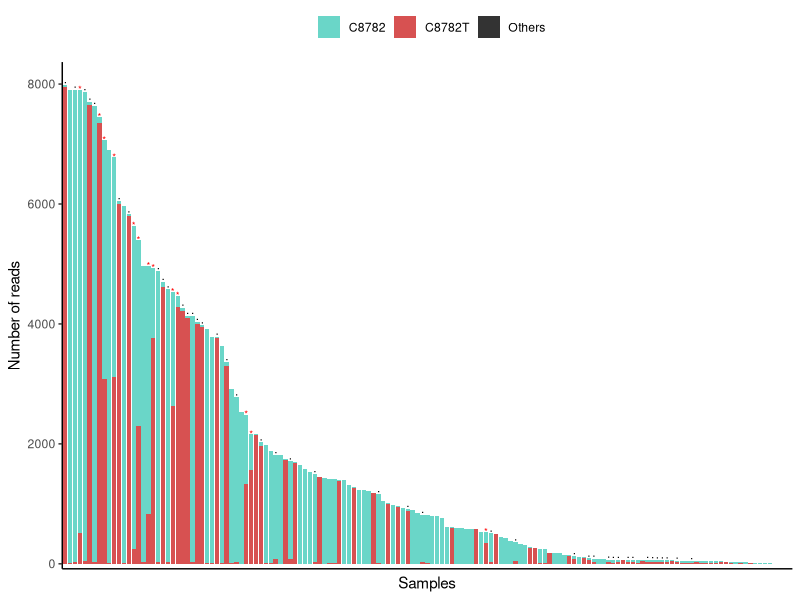

Recreate this plot in R. (Note: this script raises an error after producing the figure.)
rm(list= ls())
library(dplyr)
library(tidyverse)
library(ggplot2)
library(scales)
library(knitr)
library(RColorBrewer)
library(ggsci)

df = read.csv('F2A_clinical_coverage.csv')

df1 = df[df$pos == 8782,
         c('Sample', 'Names_ID','total_reads',
           'b1','b2','n')]
df2 = df[df$pos == 28144,
         c('Sample', 'Names_ID','total_reads',
           'b1','b2','n')]

mygather = function(df1, y=100){
  a = gather(df1, key = "Mutations", value = "Counts", -colnames(df1)[1:3])
  a$Sample = factor(a$Sample, levels = df1$Sample)
  tmp1 = df1[df1$b1 > y & df1$b2 > y,]
  tmp2 = df1[(df1$b1 > 20 & df1$b2 > 20)&(!(df1$b1 > 100 & df1$b2 > 100)),]
  return(list(a, tmp1, tmp2))
}

mylist = mygather(df1)
dfa = mylist[[1]]
dftmp1 = mylist[[2]]
dftmp2 = mylist[[3]]

p = ggplot(data = dfa, 
           mapping = aes(x = Sample, y = Counts, 
                         fill = Mutations)) +
  geom_col() + theme_classic() +
  scale_fill_manual(values = c(alpha(c('#45cbba', 'firebrick3', 'black'), 0.8)),
                    labels = c('C8782','C8782T','Others'),
                    name = '') +
  labs(x = 'Samples', y = 'Number of reads') +
  theme(axis.text.x=element_blank(),
        axis.ticks.x=element_blank(),
        legend.position = 'top') +
  scale_y_continuous(expand = c(0.01, 0), 
                     limits = c(0, max(dfa$total_reads)+300)) +
  geom_text(data = dftmp1, aes(x = Sample, y = total_reads),
            label = '*', size = 2.5, color = 'red', inherit.aes = F) +
  geom_text(data = dftmp2, aes(x = Sample, y = total_reads),
            label = '.', inherit.aes = F,
            size = 3, vjust = -0.2)
p
pdf(file = 'Output/F2A_num_reads_8782.pdf', width = 3.6, height = 1.8)
print(p)
dev.off()

mylist = mygather(df1[df1$total_reads < 200,], 20)

dfa_sub = mylist[[1]]
dftmp1_sub = mylist[[2]]
p = ggplot(data = dfa_sub, 
           mapping = aes(x = Sample, y = Counts, 
                         fill = Mutations)) +
  geom_col() +
  theme_classic()+
  scale_fill_manual(values = c(alpha(c('#45cbba', 'firebrick3', 'black'), 0.8)),
                    labels = c('C8782','C8782T','Others'),
                    guide  = 'none') +
  labs(x = '', y = '') +
  theme(axis.text.x=element_blank(),
        axis.ticks.x=element_blank()) +
  scale_y_continuous(expand = c(0.01, 0), 
                     limits = c(0, max(dfa_sub$total_reads)+5)) +
  geom_text(data = dftmp1_sub, aes(x = Sample, y = total_reads),
            label = '.', inherit.aes = F, size = 3, vjust = -0.2)
p
pdf(file = 'Output/F2A_num_reads_8782_sub.pdf', width = 1.7, height = 1)
print(p)
dev.off()


mylist = mygather(df2)
dfb = mylist[[1]]
dfbtmp1 = mylist[[2]]
dfbtmp2 = mylist[[3]]
p = ggplot(data = dfb, mapping = aes(x = Sample, y = Counts, fill = Mutations)) +
  geom_col() +
  theme_classic()+
  scale_fill_manual(values = alpha(c('#206fc8', 'orange', 'black'), 0.8),
                    labels = c('T28144','T28144C','Others'),
                    name = '') +
  labs(x = 'Samples', y = 'Number of reads') +
  theme(axis.text.x=element_blank(),
        axis.ticks.x=element_blank(),
        legend.position = 'top') +
  scale_y_continuous(expand = c(0.01, 0), 
                     limits = c(0, max(dfb$total_reads)+300)) +
  geom_text(data = dfbtmp1, aes(x = Sample, y = total_reads),
            label = '*', size = 2.5, color = 'red', inherit.aes = F) +
  geom_text(data = dfbtmp2, aes(x = Sample, y = total_reads),
            label = '.', inherit.aes = F,size = 3, vjust = -0.2)
p
pdf(file = 'Output/F2A_num_reads_28144.pdf', width = 3.6, height = 1.8)
print(p)
dev.off()

mylist = mygather(df2[df2$total_reads < 200,], 20)

dfb_sub = mylist[[1]]
dfbtmp1_sub = mylist[[2]]
p = ggplot(data = dfb_sub, mapping = aes(x = Sample, y = Counts, fill = Mutations)) +
  geom_col() +
  theme_classic()+
  scale_fill_manual(values = alpha(c('#206fc8', 'orange', 'black'), 0.8),
                    labels = c('T28144','T28144C','Others'),
                    guide = 'none') +
  labs(x = '', y = '') +
  theme(axis.text.x=element_blank(),
        axis.ticks.x=element_blank()) +
  scale_y_continuous(expand = c(0.01, 0), 
                     limits = c(0, max(dfb_sub$total_reads)+8)) +
  geom_text(data = dfbtmp1_sub, aes(x = Sample, y = total_reads),
            label = '.', inherit.aes = F, size = 3, vjust = -0.2)
p
pdf(file = 'Output/F2A_num_reads_28144_sub.pdf', width = 1.2, height = 1.2)
print(p)
dev.off()
